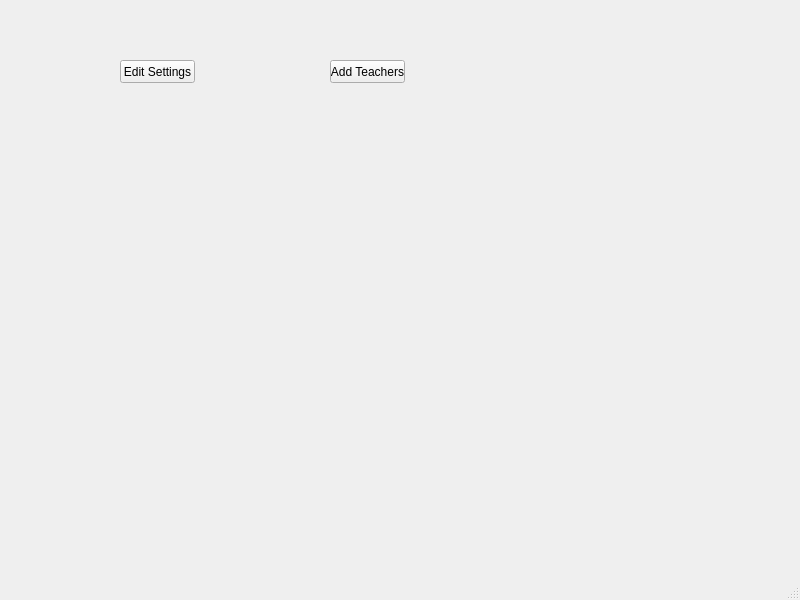
<?xml version="1.0" encoding="UTF-8"?>
<ui version="4.0">
 <class>mainMenu</class>
 <widget class="QMainWindow" name="mainMenu">
  <property name="geometry">
   <rect>
    <x>0</x>
    <y>0</y>
    <width>800</width>
    <height>600</height>
   </rect>
  </property>
  <property name="windowTitle">
   <string>Smart Time Scheduler</string>
  </property>
  <widget class="QWidget" name="centralwidget">
   <widget class="QPushButton" name="editSettings">
    <property name="geometry">
     <rect>
      <x>120</x>
      <y>60</y>
      <width>75</width>
      <height>23</height>
     </rect>
    </property>
    <property name="text">
     <string>Edit Settings</string>
    </property>
   </widget>
   <widget class="QPushButton" name="addTeachers">
    <property name="geometry">
     <rect>
      <x>330</x>
      <y>60</y>
      <width>75</width>
      <height>23</height>
     </rect>
    </property>
    <property name="text">
     <string>Add Teachers</string>
    </property>
   </widget>
  </widget>
  <widget class="QMenuBar" name="menubar">
   <property name="geometry">
    <rect>
     <x>0</x>
     <y>0</y>
     <width>800</width>
     <height>21</height>
    </rect>
   </property>
  </widget>
  <widget class="QStatusBar" name="statusbar"/>
 </widget>
 <resources/>
 <connections>
  <connection>
   <sender>addTeachers</sender>
   <signal>clicked()</signal>
   <receiver>menubar</receiver>
   <slot>lower()</slot>
   <hints>
    <hint type="sourcelabel">
     <x>367</x>
     <y>92</y>
    </hint>
    <hint type="destinationlabel">
     <x>399</x>
     <y>10</y>
    </hint>
   </hints>
  </connection>
  <connection>
   <sender>editSettings</sender>
   <signal>clicked()</signal>
   <receiver>mainMenu</receiver>
   <slot>show()</slot>
   <hints>
    <hint type="sourcelabel">
     <x>157</x>
     <y>92</y>
    </hint>
    <hint type="destinationlabel">
     <x>399</x>
     <y>299</y>
    </hint>
   </hints>
  </connection>
 </connections>
</ui>
